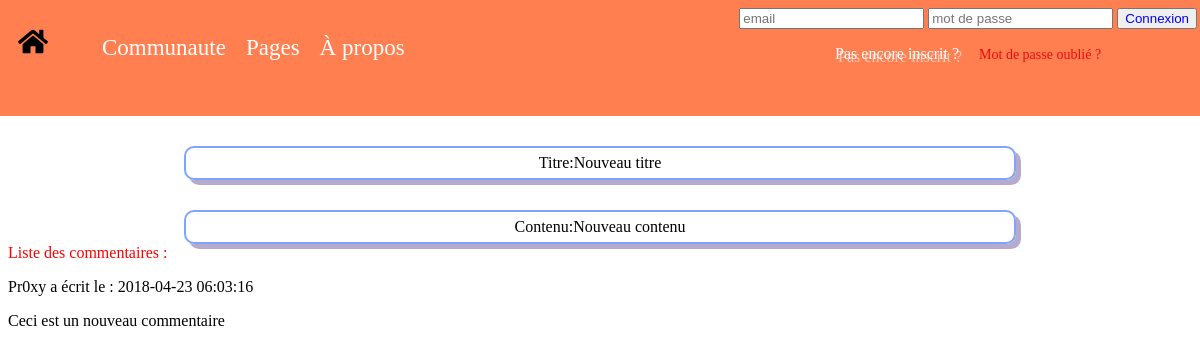
The app's page /php/page.php?id=6 with its own data.
### tables this page shows
CREATE TABLE `question` (
  `id` int(11) NOT NULL,
  `titre` text NOT NULL,
  `contenu` text NOT NULL,
  `date` timestamp NULL DEFAULT NULL
);

CREATE TABLE `commentaire` (
  `id` int(11) NOT NULL,
  `id_auteur` int(11) NOT NULL,
  `contenu` text NOT NULL,
  `id_question` int(11) NOT NULL,
  `date` timestamp NULL DEFAULT NULL
);

CREATE TABLE `users` (
  `id` int(11) NOT NULL,
  `mail` varchar(50) NOT NULL,
  `pseudo` varchar(30) NOT NULL,
  `password` varchar(30) NOT NULL,
  `admin` int(11) NOT NULL DEFAULT '0',
  `last_ip` varchar(15) DEFAULT NULL
);

### php/page.php (the view, shortened to what this page needs)
<link rel="stylesheet" type="text/css" href="../css/page.css">
<?php
    include("coBDD.php");
    	$page=$dbh->prepare('SELECT * from question where id = '.$_GET["id"]);
        $page->execute();
$count = $page->rowCount();
    if($count==0)
    {
        echo("erreur 404");
        header('Location: index.php');
        exit();
    }
    else {
        foreach($page->fetchAll(PDO::FETCH_ASSOC) as $row) {
            echo('<div class="down">Titre:'.$row["titre"].'</div>');
            echo('<div class="down">Contenu:'.$row["contenu"].'</div>');
        }
        echo "<div class='liste'>Liste des commentaires :</div>";
        $commentaires=$dbh->prepare('SELECT * from commentaire where id_question = '.$_GET["id"].' ORDER BY date');
        $commentaires->execute();
        if($commentaires->rowCount()>0)
{
        foreach($commentaires->fetchAll(PDO::FETCH_ASSOC) as $row) {
            $requete = "SELECT pseudo FROM users WHERE id=".$row["id_auteur"];
            $pseudo = $dbh->query($requete);
            $pseudo2 = $pseudo->fetch();
           echo('<p>'.$pseudo2["pseudo"]." a écrit le : ");
            echo($row["date"]."</p>");
            echo $row["contenu"];
        }
    }
    else
        echo("Aucun commentaire");
}
?>

### css/page.css (style rules this page uses)
.down { border: 2px solid #7da5ff; width: 70%; text-align: center; margin: 0 auto; line-height: 30px; border-radius: 10px; box-shadow: 5px 5px #b4abcd; margin-top: 30px; }
.liste { color: red; }

### records on screen
question: titre "Nouveau titre", contenu "Nouveau contenu"
commentaire: users.pseudo "Pr0xy", date "2018-04-23 06:03:16", contenu "Ceci est un nouveau commentaire"
